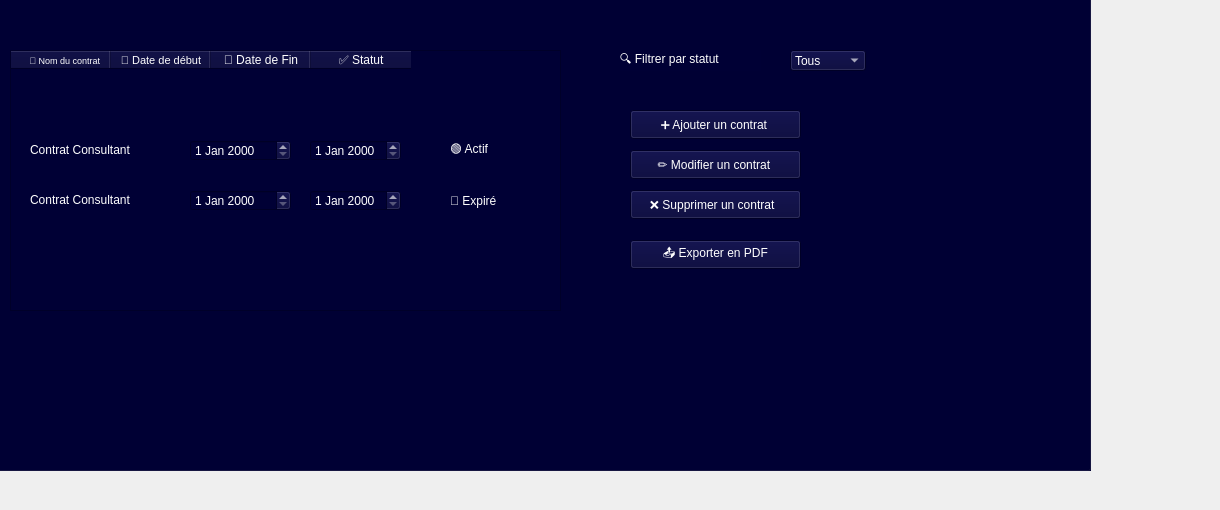
           <widget class="QWidget" name="tab_6">
            <attribute name="title">
             <string>Contrats</string>
            </attribute>
            <widget class="QGroupBox" name="groupBox_5">
             <property name="geometry">
              <rect>
               <x>-120</x>
               <y>-30</y>
               <width>1211</width>
               <height>501</height>
              </rect>
             </property>
             <property name="styleSheet">
              <string notr="true">font: 16pt &quot;Arial&quot;;
background-color: rgb(0, 0, 53);</string>
             </property>
             <property name="title">
              <string>GroupBox</string>
             </property>
             <widget class="QTableWidget" name="tableWidget_3">
              <property name="geometry">
               <rect>
                <x>130</x>
                <y>80</y>
                <width>551</width>
                <height>261</height>
               </rect>
              </property>
              <property name="styleSheet">
               <string notr="true">color: rgb(255, 255, 255);
font: 10pt &quot;Arial&quot;;
alternate-background-color: rgb(0, 0, 50);
gridline-color: rgb(46, 46, 93);</string>
              </property>
              <column>
               <property name="text">
                <string>    📌 Nom du contrat </string>
               </property>
               <property name="font">
                <font>
                 <pointsize>7</pointsize>
                </font>
               </property>
              </column>
              <column>
               <property name="text">
                <string>📅 Date de début</string>
               </property>
               <property name="font">
                <font>
                 <pointsize>8</pointsize>
                </font>
               </property>
              </column>
              <column>
               <property name="text">
                <string>📅 Date de Fin</string>
               </property>
              </column>
              <column>
               <property name="text">
                <string>✅ Statut</string>
               </property>
              </column>
             </widget>
             <widget class="QLabel" name="label_33">
              <property name="geometry">
               <rect>
                <x>150</x>
                <y>170</y>
                <width>141</width>
                <height>20</height>
               </rect>
              </property>
              <property name="styleSheet">
               <string notr="true">color: rgb(255, 255, 255);
font: 10pt &quot;Arial&quot;;</string>
              </property>
              <property name="text">
               <string>Contrat Consultant</string>
              </property>
             </widget>
             <widget class="QLabel" name="label_34">
              <property name="geometry">
               <rect>
                <x>150</x>
                <y>220</y>
                <width>141</width>
                <height>20</height>
               </rect>
              </property>
              <property name="styleSheet">
               <string notr="true">color: rgb(255, 255, 255);
font: 10pt &quot;Arial&quot;;</string>
              </property>
              <property name="text">
               <string>Contrat Consultant</string>
              </property>
             </widget>
             <widget class="QDateEdit" name="dateEdit_3">
              <property name="geometry">
               <rect>
                <x>310</x>
                <y>170</y>
                <width>101</width>
                <height>21</height>
               </rect>
              </property>
              <property name="styleSheet">
               <string notr="true">color: rgb(255, 255, 255);
font: 10pt &quot;Arial&quot;;</string>
              </property>
             </widget>
             <widget class="QDateEdit" name="dateEdit_6">
              <property name="geometry">
               <rect>
                <x>310</x>
                <y>220</y>
                <width>101</width>
                <height>21</height>
               </rect>
              </property>
              <property name="styleSheet">
               <string notr="true">color: rgb(255, 255, 255);
font: 10pt &quot;Arial&quot;;</string>
              </property>
             </widget>
             <widget class="QDateEdit" name="dateEdit_4">
              <property name="geometry">
               <rect>
                <x>430</x>
                <y>170</y>
                <width>91</width>
                <height>21</height>
               </rect>
              </property>
              <property name="styleSheet">
               <string notr="true">color: rgb(255, 255, 255);
font: 10pt &quot;Arial&quot;;</string>
              </property>
             </widget>
             <widget class="QDateEdit" name="dateEdit_5">
              <property name="geometry">
               <rect>
                <x>430</x>
                <y>220</y>
                <width>91</width>
                <height>21</height>
               </rect>
              </property>
              <property name="styleSheet">
               <string notr="true">color: rgb(255, 255, 255);
font: 10pt &quot;Arial&quot;;</string>
              </property>
             </widget>
             <widget class="QLabel" name="label_30">
              <property name="geometry">
               <rect>
                <x>570</x>
                <y>170</y>
                <width>81</width>
                <height>21</height>
               </rect>
              </property>
              <property name="styleSheet">
               <string notr="true">color: rgb(255, 255, 255);
font: 10pt &quot;Arial&quot;;</string>
              </property>
              <property name="text">
               <string>🟢 Actif</string>
              </property>
             </widget>
             <widget class="QLabel" name="label_31">
              <property name="geometry">
               <rect>
                <x>570</x>
                <y>220</y>
                <width>81</width>
                <height>21</height>
               </rect>
              </property>
              <property name="styleSheet">
               <string notr="true">color: rgb(255, 255, 255);
font: 10pt &quot;Arial&quot;;</string>
              </property>
              <property name="text">
               <string>🔴 Expiré</string>
              </property>
             </widget>
             <widget class="QLabel" name="label_29">
              <property name="geometry">
               <rect>
                <x>740</x>
                <y>80</y>
                <width>141</width>
                <height>21</height>
               </rect>
              </property>
              <property name="styleSheet">
               <string notr="true">color: rgb(255, 255, 255);
font: 10pt &quot;Arial&quot;;</string>
              </property>
              <property name="text">
               <string>🔍 Filtrer par statut</string>
              </property>
             </widget>
             <widget class="QPushButton" name="Bemploye_12">
              <property name="geometry">
               <rect>
                <x>750</x>
                <y>140</y>
                <width>171</width>
                <height>29</height>
               </rect>
              </property>
              <property name="styleSheet">
               <string notr="true">color: rgb(255, 255, 255);
font: 10pt &quot;Arial&quot;;</string>
              </property>
              <property name="text">
               <string>➕ Ajouter un contrat </string>
              </property>
             </widget>
             <widget class="QPushButton" name="Bemploye_13">
              <property name="geometry">
               <rect>
                <x>750</x>
                <y>180</y>
                <width>171</width>
                <height>29</height>
               </rect>
              </property>
              <property name="styleSheet">
               <string notr="true">color: rgb(255, 255, 255);
font: 10pt &quot;Arial&quot;;</string>
              </property>
              <property name="text">
               <string>✏️ Modifier un contrat </string>
              </property>
             </widget>
             <widget class="QPushButton" name="Bemploye_14">
              <property name="geometry">
               <rect>
                <x>750</x>
                <y>220</y>
                <width>171</width>
                <height>29</height>
               </rect>
              </property>
              <property name="styleSheet">
               <string notr="true">color: rgb(255, 255, 255);
font: 10pt &quot;Arial&quot;;</string>
              </property>
              <property name="text">
               <string>❌ Supprimer un contrat  </string>
              </property>
             </widget>
             <widget class="QPushButton" name="Bemploye_15">
              <property name="geometry">
               <rect>
                <x>750</x>
                <y>270</y>
                <width>171</width>
                <height>29</height>
               </rect>
              </property>
              <property name="styleSheet">
               <string notr="true">color: rgb(255, 255, 255);
font: 10pt &quot;Arial&quot;;</string>
              </property>
              <property name="text">
               <string>📤 Exporter en PDF</string>
              </property>
             </widget>
             <widget class="QComboBox" name="comboBox_4">
              <property name="geometry">
               <rect>
                <x>910</x>
                <y>80</y>
                <width>76</width>
                <height>21</height>
               </rect>
              </property>
              <property name="styleSheet">
               <string notr="true">color: rgb(255, 255, 255);
font: 10pt &quot;Arial&quot;;</string>
              </property>
              <item>
               <property name="text">
                <string>Tous</string>
               </property>
              </item>
              <item>
               <property name="text">
                <string>Actif</string>
               </property>
              </item>
              <item>
               <property name="text">
                <string>expiré</string>
               </property>
              </item>
             </widget>
            </widget>
           </widget>
